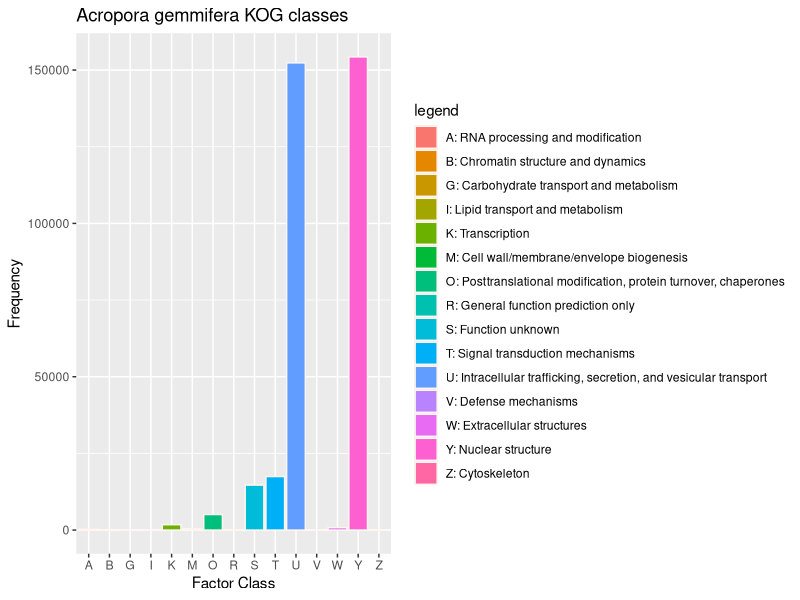

The R script that drew this image:
# This is an R script for making a KOG frequency plot of KOG classes
# Open the Class output file from WebMGA and change your frequencies to match 
# Your data may have more classes. in that case add to factors to FunctionClass; legend; Frequency

dat <- data.frame(
	  dat <- data.frame(
  FunctionClass = factor(c("A", "B", "G", "I", "K", "M", "O", "R", "S", "T", "U", "V", "W", "Y", "Z"), levels=c("A", "B", "G", "I", "K", "M", "O", "R", "S", "T", "U", "V", "W", "Y", "Z")),
  legend = c("A: RNA processing and modification", "B: Chromatin structure and dynamics", "G: Carbohydrate transport and metabolism", "I: Lipid transport and metabolism", "K: Transcription", "M: Cell wall/membrane/envelope biogenesis", "O: Posttranslational modification, protein turnover, chaperones", "R: General function prediction only", "S: Function unknown", "T: Signal transduction mechanisms", "U: Intracellular trafficking, secretion, and vesicular transport", "V: Defense mechanisms", "W: Extracellular structures", "Y: Nuclear structure", "Z: Cytoskeleton"),
  Frequency=c(260,3,1,1,1753,461,5072,87,14660,17455,152330,1,811,154288,5))
)

library(ggplot2)

jpeg('KOG-Freq.jpg')
p <- ggplot(data=dat, aes(x=FunctionClass, y=Frequency, fill=legend))+
geom_bar(stat="identity", position=position_dodge(), colour="seashell")
p + guides (fill = guide_legend(ncol = 1))+
xlab("Factor Class")+
ggtitle("Acropora gemmifera KOG classes")
dev.off()
